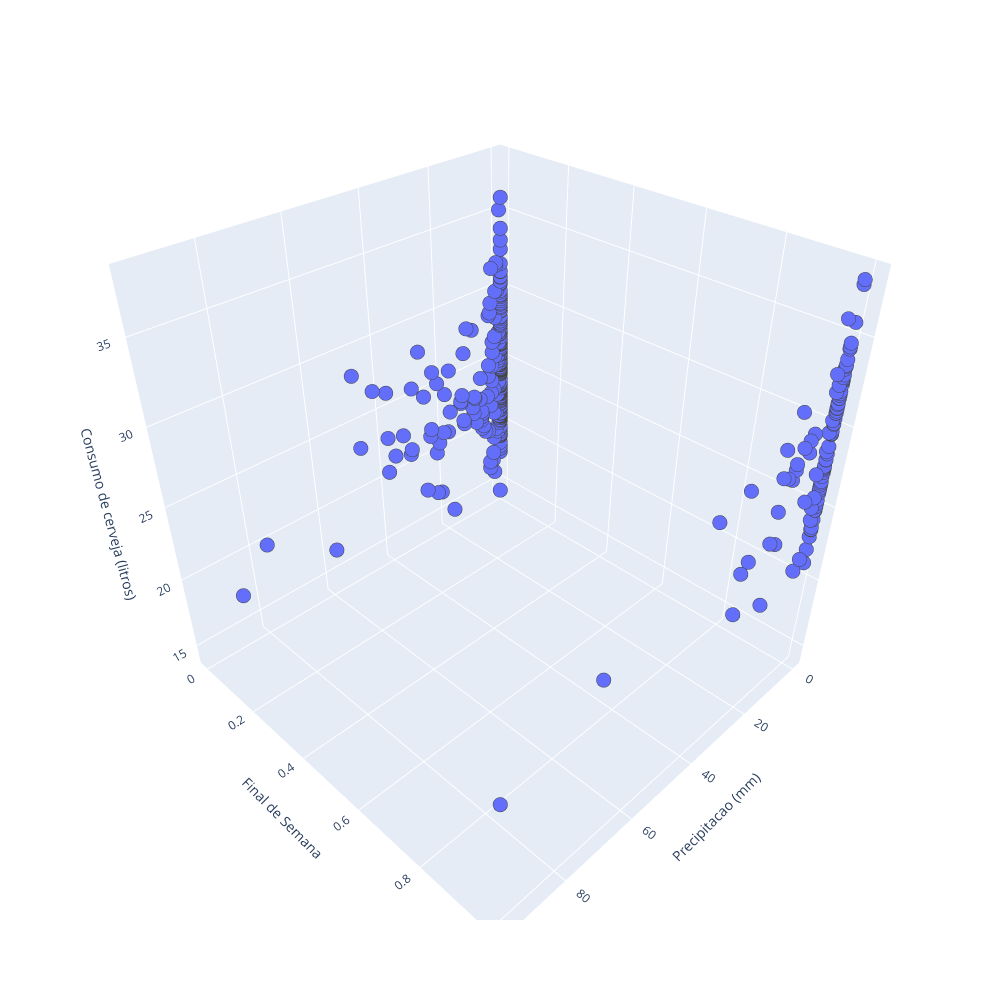

Notebook code cell kept with this figure:
### Code cell
fig = px.scatter_3d(df, x='Precipitacao (mm)', y='Final de Semana', z='Consumo de cerveja (litros)', width=1000, height=1000)
fig.update_traces(marker=dict(size=5, line=dict(width=1)), selector=dict(mode='markers'))
fig.show()

### Figure 1 — Plotly figure (JSON) as saved in the notebook; plotly's stock layout.template omitted (floating-point values rounded to 4 significant figures; data arrays with more than 128 entries replaced by an {"elided": "..."} marker saying what was removed)
{"data": [{"hovertemplate": "Precipitacao (mm)=%{x}<br>Final de Semana=%{y}<br>Consumo de cerveja (litros)=%{z}<extra></extra>", "legendgroup": "", "marker": {"color": "#636efa", "line": {"width": 1}, "size": 5, "symbol": "circle"}, "mode": "markers", "name": "", "scene": "scene", "showlegend": false, "type": "scatter3d", "x": {"elided": "365 float values"}, "y": {"elided": "365 int values"}, "z": {"elided": "365 float values"}}], "layout": {"height": 1000, "legend": {"tracegroupgap": 0}, "margin": {"t": 60}, "scene": {"domain": {"x": [0, 1], "y": [0, 1]}, "xaxis": {"title": {"text": "Precipitacao (mm)"}}, "yaxis": {"title": {"text": "Final de Semana"}}, "zaxis": {"title": {"text": "Consumo de cerveja (litros)"}}}, "width": 1000}}
